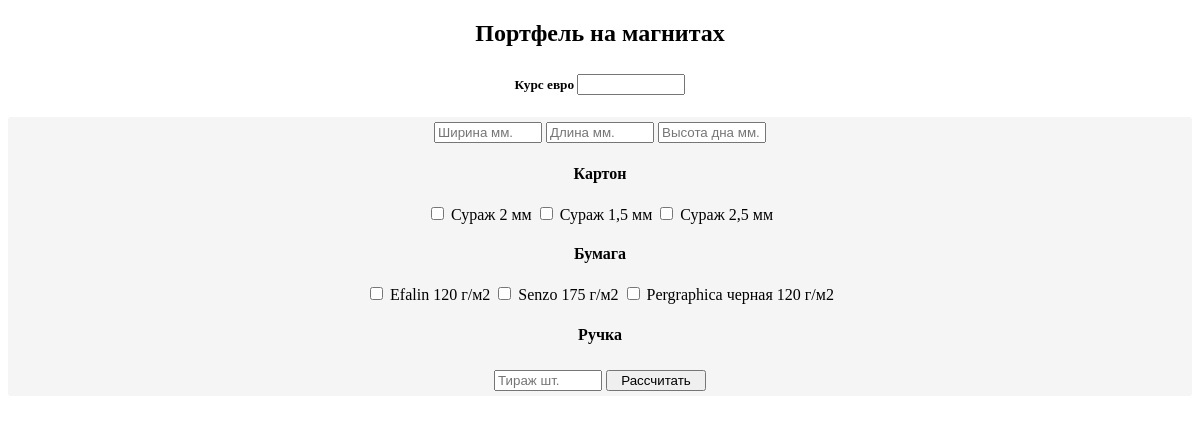
Page /briefcase/ on the earlier database version.
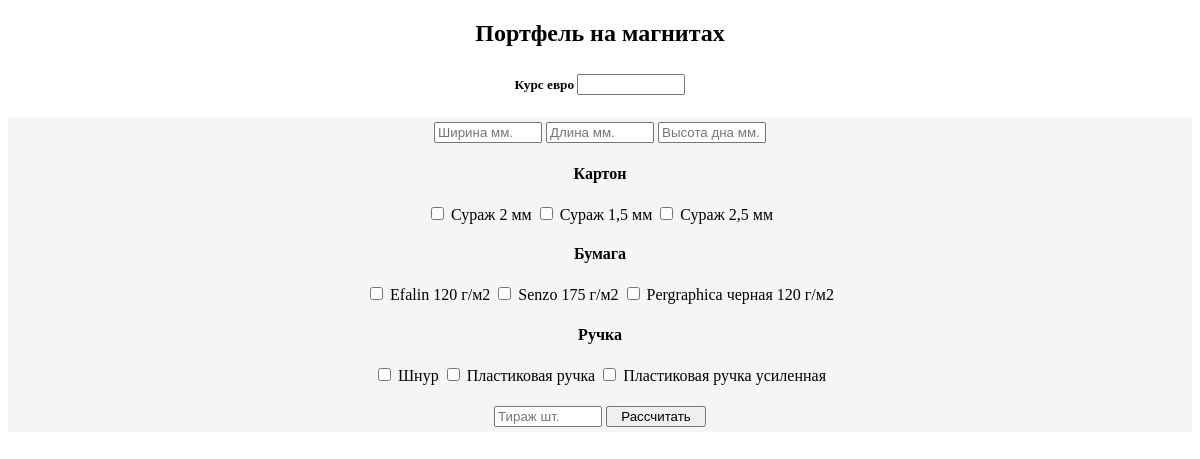
Same page on the later database version.
### cub_box_0/models.py (models this page shows, shortened)
class Material(models.Model):
    mt_type = models.CharField(max_length=200, null=True)
    mt_name = models.CharField(max_length=200, null=True)
    size_x = models.IntegerField(null=True)
    size_y = models.IntegerField(null=True)
    prise = models.FloatField(null=True)
    currency = models.CharField(max_length=200, null=True)
    len = models.FloatField(null=True)
    class Meta:
        verbose_name = 'Материал'
        verbose_name_plural = 'Материалы'

### cub_box_0/views.py (the view)
# urls.py: path('briefcase/', views.briefcase_page, name='briefcase'),
def briefcase_page(request):
    handle = {'handle': [x for x in Material.objects.all() if x.mt_type == 'ручка']}
    try:
        result = request_construction_briefcase(request)
        return render(request, './briefcase.html', handle | material() | responseresult(result))
    except:
        return render(request, './briefcase.html', handle | material() | {'cur_euro': currency_eur(),
                                                     'ex': ''})

### cub_box_0/views.py (called while the page is built)
def material():
    cardboard_list = [x for x in Material.objects.all() if x.mt_type == 'картон']
    paper_list = [x for x in Material.objects.all() if x.mt_type == 'дизайнерская бумага']
    return {'cardboard_list': cardboard_list, 'paper_list': paper_list}

### details/algprog/currency.py (called while the page is built)
def currency_eur():
    try:
        data = requests.get('https://www.cbr-xml-daily.ru/daily_json.js').json()
        return data['Valute']['EUR']['Value']
    except:
        return 0

### services/req_constructions.py (called while the page is built)
def request_construction_briefcase(request):
    req_cur_euro = request.POST['currency'].strip().split(',')
    cur_euro = 0
    if len(req_cur_euro) == 1:
        cur_euro = float(req_cur_euro[0])
    elif len(req_cur_euro) == 2:
        cur_euro = float(req_cur_euro[0] + '.' + req_cur_euro[1])
    handle = request.POST['handle']
    cardboard_req = request.POST['cardboard']
    paper_req = request.POST['paper']
    a, b, c = int(request.POST['width'].strip()), int(request.POST['length'].strip()), int(
        request.POST['hight'].strip())
    kol = int(request.POST['kol'].strip())
    result = result_data_briefcase(a, b, c, cardboard_req, paper_req, kol, cur_euro, handle)
    return result

### templates/briefcase.html (shortened to what this page needs)
{% extends 'base.html' %}
{% load static %}
{% block params %}
<link href="{% static 'style.css' %}" rel="stylesheet">
<form action="{% url 'briefcase' %}" method="POST">
<center>
    <input type="hidden" name="construction" value="Портфель на магнитах"><h2>Портфель на магнитах</h2>
{% if cur_euro %}
        <h5>Курс евро <input class="text" id="c" type="text" placeholder="{{ cur_euro }}" name="currency" value="{{ cur_euro }}"/></h5>
    {% else %}
        <h5>Курс евро <input class="text" id="c_2" type="text" placeholder="" name="currency" required="required"/></h5>
    {% endif %}
    <div class="main">
<div class="field">
    <input class="text" id="w" placeholder="Ширина мм." name="width" required="required"/>
    <input class="text" id="ln" placeholder="Длина мм." name="length" required="required"/>
    <input class="text" id="h" placeholder="Высота дна мм." name="hight" required="required" />
</div>
          {% include 'material.html' %}
<div class="handles">
    <h4>Ручка</h4>
    <p>
        {% for handl in handle %}
            <input type="checkbox" name="handle" value="{{ handl.mt_name }}"> {{ handl.mt_name }}
        {% endfor %}
    </p>
</div>
    <input class="text" id="k" placeholder="Тираж шт." name="kol" required="required" />
    <button class="button" type="submit">Рассчитать</button>
    </div>
</center>
</form>
{% endblock %}

### templates/base.html (shortened to what this page needs)
{% load static %}
<!DOCTYPE html>
<html lang="ru">
<head>
    <link href="{% static 'style.css' %}" rel="stylesheet">
</head>
<body>
{% block params %} {% endblock %}
{% include 'result.html' %}
</body>
</html>

### templates/material.html (shortened to what this page needs)
{% load static %}
<div class="mat_cb">
  <h4>Картон</h4>
    <p>
      {% for mat_cb in cardboard_list %}
        <input type="checkbox" name="cardboard" value="{{mat_cb.mt_name}}"> {{mat_cb.mt_name}}
      {% endfor %}
    </p>
</div>
<div class="mat_pap">
  <h4>Бумага</h4>
    <p>
      {% for mat_pap in paper_list %}
        <input type="checkbox" name="paper" value="{{mat_pap.mt_name}}"> {{mat_pap.mt_name}}
      {% endfor %}
</div>

### templates/result.html
{% load static %}
<center>
    {% if info %}
        <br>{{ info }}
        <br>{{ expence }}
        <br>{{ work }}
        <br>{{ prices }}
        <br>{{ priceshtamp }}
    <h6><br>Информация о деталях:
    <br>Картон {{ infocb }}
    <br>Бумага {{ infotpap }}
    </h6>
    {% else %}
    <br><b>{{ ex }}</b>
    {% endif %}
</center>

### landingpagewebsite/static/style.css (style rules this page uses)
.button { width: 100px; margin-bottom: 5px; }
.text { margin-top: 5px; width: 100px; }
.field { margin-top: 5px; }
.main { background-color: whitesmoke; list-style-type: none; border-radius: 3px; }

Differences in the rows shown:
added Material: mt_name "Шнур", shown under "Ручка"
added Material: mt_name "Пластиковая ручка", shown under "Ручка"
added Material: mt_name "Пластиковая ручка усиленная", shown under "Ручка"
